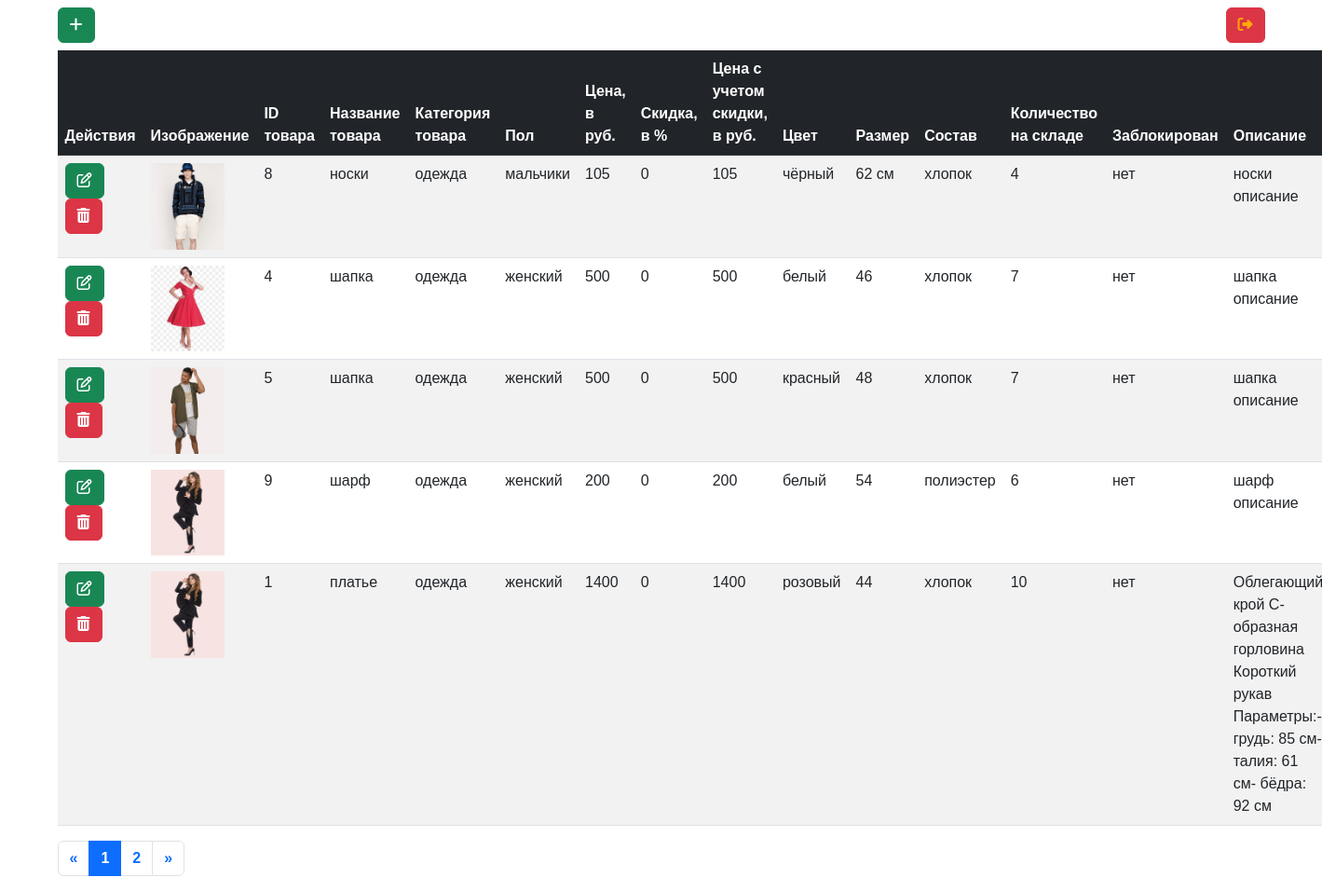
The app's page /admin/index.php with its own data.
### tables this page shows
CREATE TABLE `product` (
  `id_product` int(10) NOT NULL,
  `product_name` varchar(255) NOT NULL,
  `blocked` int(2) NOT NULL DEFAULT '0',
  `add_date` timestamp NOT NULL,
  `update_date` timestamp NOT NULL,
  `id_gender` int(2) NOT NULL,
  `id_category` int(4) NOT NULL,
  `id_material` int(2) NOT NULL,
  `id_color` int(2) NOT NULL,
  `id_size` int(3) NOT NULL,
  `elements_count` int(2) NOT NULL DEFAULT '1',
  `store_count` int(10) NOT NULL,
  `price` float NOT NULL,
  `sale` int(3) NOT NULL DEFAULT '0',
  `new` tinyint(1) NOT NULL,
  `product_description` text NOT NULL,
  `artikul_store` varchar(15) DEFAULT NULL,
  `artikul_manufacture` varchar(15) DEFAULT NULL,
  `id_manufacture` int(10) DEFAULT NULL,
  `make_date` varchar(10) DEFAULT NULL,
  `exp_date` varchar(10) DEFAULT NULL
);

CREATE TABLE `product_category` (
  `id_category` int(4) NOT NULL,
  `category_name` varchar(100) NOT NULL
);

CREATE TABLE `gender_types` (
  `id_gender` int(2) NOT NULL,
  `gender_name` varchar(20) NOT NULL
);

CREATE TABLE `colors` (
  `id_color` int(2) NOT NULL,
  `color_name` varchar(100) NOT NULL
);

CREATE TABLE `sizes` (
  `id_size` int(3) NOT NULL,
  `size_name` varchar(20) NOT NULL
);

CREATE TABLE `material_types` (
  `id_material` int(4) NOT NULL,
  `material_name` varchar(255) NOT NULL
);

### admin/vender/workingWithProducts.php (called while the page is built, shortened)
<?php
include 'db.php';
function selectFromProduct($table1, $table2, $table3, $table4, $table5, $table6, $limitOnPage, $offset) {
    global $pdo;
    $selectProduct = "SELECT
    p.*,
    g.gender_name,
    m.material_name,
    pc.category_name,
    c.color_name,
    s.size_name
    FROM  $table1 AS p, $table2 AS g, $table3 AS m, $table4 AS pc, $table5 AS c, $table6 AS s
    WHERE p.id_gender = g.id_gender
        AND p.id_category = pc.id_category
        AND p.id_material = m.id_material
        AND p.id_color = c.id_color
        AND p.id_size = s.id_size
        -- AND p.blocked = 0
        -- AND p.store_count > 1
    ORDER BY add_date
    LIMIT $limitOnPage
    OFFSET $offset;";
    $allProducts = $pdo->prepare($selectProduct);
    $allProducts->execute();
    return $allProducts->fetchAll(PDO::FETCH_OBJ);
}
function countRow($table) {
    global $pdo;
    $sql = "SELECT COUNT(*) FROM $table ";
    $query = $pdo->prepare($sql);
    $query->execute();
    return $query->fetchColumn();
}

### admin/index.php (the view, shortened to what this page needs)
<?php
    include 'vender/workingWithProducts.php';
    $page = isset($_GET['page']) ? intval($_GET['page']) : 1;
    $limitOnPage = 5;
    $offset = $limitOnPage * ($page - 1);
    $totalPages = ceil(countRow('product') / $limitOnPage);
    $products = selectFromProduct('product', 'gender_types', 'material_types', 'product_category', 'colors', 'sizes', $limitOnPage, $offset);
?>
<!doctype html>
<html lang="ru">
<head>
    <link href="https://cdn.jsdelivr.net/npm/bootstrap@5.3.0/dist/css/bootstrap.min.css" rel="stylesheet"
>
    <link rel="stylesheet" href="css/style.css">
</head>
<body>
    <div class="container">
        <div class="row">
            <div class="col-12">
                <div class="box_flex">
                    <button class="btn btn-success mt-2" data-bs-toggle="modal" data-bs-target="#create"><i
                        class="fa fa-plus"></i></button>
                    <a href="vender/regAndAuth/logout.php" class="btn btn-danger logout"><i
                        class="fa fa-sign-out"></i></a>
                </div>
                <table class="table table-striped table-hover mt-2">
                    <thead class="table-dark thead-fixed" style="position: sticky;top: 0">
                        <th>Действия</th>
                        <th>Изображение</th>
                        <th>ID товара</th>
                        <th>Название товара</th>
                        <th>Категория товара</th>
                        <th>Пол</th>
                        <th>Цена, в руб.</th>
                        <th>Скидка, в %</th>
                        <th>Цена с учетом скидки, в руб.</th>
                        <th>Цвет</th>
                        <th>Размер</th>
                        <th>Состав</th>
                        <th>Количество на складе</th>
                        <th>Заблокирован</th>
                        <th>Описание</th>
                    </thead>
                    <tbody class="tbody_padding">
                        <?php foreach ($products as $res) { ?>
                            <tr>
                                <td>
                                    <a href="?id=<?php echo $res->id_product; ?>" class="btn btn-success"
                                        data-bs-toggle="modal" data-bs-target="#edit<?php echo $res->id_product; ?>"><i
                                            class="fa fa-edit"></i></a>
                                    <a href="" class="btn btn-danger" data-bs-toggle="modal"
                                        data-bs-target="#delete<?php echo $res->id_product; ?>"><i
                                            class="fa fa-trash-alt"></i></a>
                                </td>
                                <td>
                                    <?php
                                    $directory = '../img/catalog/' . $res->id_product . '/';
                                    $files = scandir($directory);
                                    $firstFile = $directory . $files[2];
                                    ?>
                                    <img class="product-img" src="<?php echo $firstFile; ?>" alt="изображение товара">
                                </td>
                                <td>
                                    <?php echo $res->id_product; ?>
                                </td>
                                <td>
                                    <?php echo $res->product_name; ?>
                                </td>
                                <td>
                                    <?php echo $res->category_name; ?>
                                </td>
                                <td>
                                    <?php echo $res->gender_name; ?>
                                </td>
                                <td>
                                    <?php echo $res->price; ?>
                                </td>
                                <td>
                                    <?php echo $res->sale; ?>
                                </td>
                                <td>
                                    <?php echo $res->price - ceil($res->price * $res->sale / 100); ?>
                                </td>
                                <td>
                                    <?php echo $res->color_name; ?>
                                </td>
                                <td>
                                    <?php echo $res->size_name; ?>
                                </td>
                                <td>
                                    <?php echo $res->material_name; ?>
                                </td>
                                <td>
                                    <?php echo $res->store_count; ?>
                                </td>
                                <td>
                                    <?php if ($res->blocked) {
                                            echo 'да';
                                        } else {
                                            echo 'нет';
                                        } ?>
                                </td>
                                <td>
                                    <?php echo $res->product_description; ?>
                                </td>
                            </tr>
                        <?php } ?>
                    </tbody>
                </table>
                <?php include "pagination.php" ?>
            </div>
        </div>
    </div>
</body>
</html>

### admin/pagination.php (shortened to what this page needs)
<nav aria-label="Page navigation example">
    <ul class="pagination">
        <li class="page-item">
            <a class="page-link" href="?page=1" aria-label="Previous">
                <span aria-hidden="true">&laquo;</span>
            </a>
        </li>
            <li class="page-item active"><a class="page-link" href="?page=<?php echo $page; ?>"><?php echo $page ?></a></li>
        <?php if ($page < $totalPages): ?>
            <li class="page-item"><a class="page-link" href="?page=<?php echo ($page + 1); ?>"><?php echo ($page + 1) ?></a></li>
        <?php endif; ?>
        <li class="page-item">
            <a class="page-link" href="?page=<?php echo $totalPages ?>" aria-label="Next">
                <span aria-hidden="true">&raquo;</span>
            </a>
        </li>
    </ul>
</nav>

### admin/css/style.css (style rules this page uses)
* { margin: 0; padding: 0; box-sizing: border-box; }
body { font-family: Montserrat, sans-serif; }
a { color: #7c9ab7; text-decoration: none; font-weight: bold; }
.box_flex { display: flex; justify-content: space-between; align-items: flex-end; }
button { padding: 10px; background: #e3e3e3; border: unset; cursor: pointer; }
.logout { color: #ffa908; text-align: center; }
.table { overflow-x: scroll; }
.product-img { width: 75%; }

### records on screen
product: shows a picture, id_product "8", product_name "носки", id_category.category_name "одежда", id_gender.gender_name "мальчики", price "105", sale "0", $res->price-ceil($res->price*$res->sale/100) "105", id_color.color_name "чёрный", id_size.size_name "62 см", id_material.material_name "хлопок", store_count "4", blocked "нет", product_description "носки описание"
product: shows a picture, id_product "4", product_name "шапка", id_category.category_name "одежда", id_gender.gender_name "женский", price "500", sale "0", $res->price-ceil($res->price*$res->sale/100) "500", id_color.color_name "белый", id_size.size_name "46", id_material.material_name "хлопок", store_count "7", blocked "нет", product_description "шапка описание"
product: shows a picture, id_product "5", product_name "шапка", id_category.category_name "одежда", id_gender.gender_name "женский", price "500", sale "0", $res->price-ceil($res->price*$res->sale/100) "500", id_color.color_name "красный", id_size.size_name "48", id_material.material_name "хлопок", store_count "7", blocked "нет", product_description "шапка описание"
product: id_product "9", product_name "шарф", id_category.category_name "одежда", id_gender.gender_name "женский", price "200", sale "0", $res->price-ceil($res->price*$res->sale/100) "200", id_color.color_name "белый", id_size.size_name "54", id_material.material_name "полиэстер", store_count "6", blocked "нет", product_description "шарф описание"
product: id_product "1", product_name "платье", id_category.category_name "одежда", id_gender.gender_name "женский", price "1400", sale "0", $res->price-ceil($res->price*$res->sale/100) "1400", id_color.color_name "розовый", id_size.size_name "44", id_material.material_name "хлопок", store_count "10", blocked "нет", product_description "Облегающий крой С-образная горловина Короткий рукав Параметры:- грудь: 85 см- талия: 61 см- бёдра: 92 см"

### other values on screen
$page "1"
$page + 1 "2"
